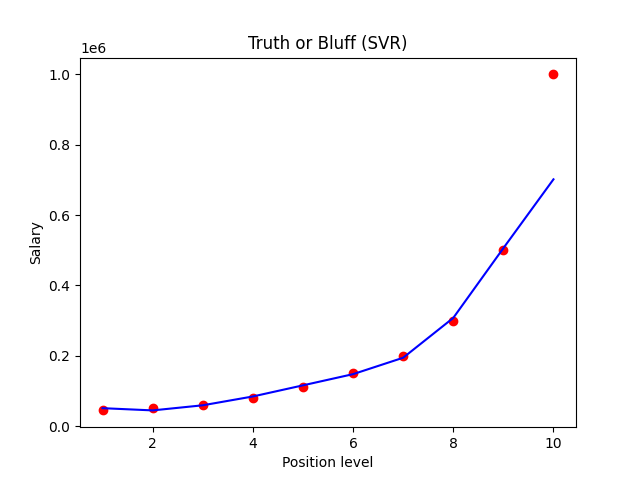

The Python source for this figure:
import pandas as pd
import numpy as np
import matplotlib.pyplot as plt
import seaborn as sns
from sklearn.metrics import r2_score, root_mean_squared_error
from sklearn.svm import SVR
from sklearn.pipeline import make_pipeline, Pipeline
from sklearn.preprocessing import StandardScaler

df=pd.read_csv('Position_Salaries.csv')
df.head()

df.info()
df.describe()
df.isnull().sum()

#separating independent & dependent variables
X = df.iloc[:, 1:-1].values
y = df.iloc[:, -1].values
y=y.reshape(-1,1)
print(X)
print(y)

sc_y = StandardScaler()
y_scaled = sc_y.fit_transform(y).ravel()
print(y_scaled)

#check linearity
plt.scatter(X,y)
plt.xlabel('Position Label')
plt.ylabel('Salary')
plt.title('Posn VS Salary')
plt.show()

#use it if dataset is pretty simple and already in scaled form
#reg=SVR(kernel='rbf') #'rbf' is used for non-linear regression, otherwise use 'linear'
#reg.fit(X,y)

#y_pred=reg.predict(X)
#print(y_pred)

# # PIPELINE
# - In this way, X gets automatically scaled, but not y. That's why we scaled y beforehand.
# - Another imp pt is that, **StandardScaler** takes **2D** array. Later it's converted again to **1D** array for **SVR** input.

#we will follow this way for real-world applications

regr = make_pipeline(StandardScaler(), SVR(C=3.0, epsilon=0.02))  #tune C and epsilon to get good R2_Score
regr.fit(X, y_scaled)
#Pipeline(steps=[('standardscaler', StandardScaler()), ('svr', SVR(epsilon=0.2))])

y_pred_scaled = regr.predict(X)
print(y_pred_scaled)

y_pred = sc_y.inverse_transform(y_pred_scaled.reshape(-1,1))
print(y_pred)

# Visualising the SVR results
plt.scatter(X, y, color = 'red')
plt.plot(X, sc_y.inverse_transform(y_pred_scaled.reshape(-1,1)), color = 'blue')
plt.title('Truth or Bluff (SVR)')
plt.xlabel('Position level')
plt.ylabel('Salary')
plt.savefig('svr.png')
plt.show()

residual=y-y_pred
print(residual)
sns.kdeplot(residual, color='red')

#checking homoscedasticity
plt.scatter(y_pred, residual, color='red')
plt.scatter(y, residual, color='blue')

#checking auto-correlation
plt.plot(residual)

#evaluation metrics
score=r2_score(y, y_pred)
print(f"r2 score : {score}")
rmse= root_mean_squared_error(y, y_pred)
print(f"RMSE: {rmse}")
